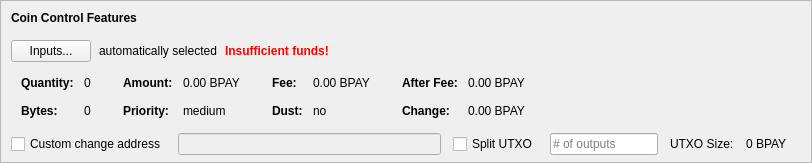
    <widget class="QFrame" name="frameCoinControl">
     <property name="sizePolicy">
      <sizepolicy hsizetype="Expanding" vsizetype="Expanding">
       <horstretch>0</horstretch>
       <verstretch>0</verstretch>
      </sizepolicy>
     </property>
     <property name="maximumSize">
      <size>
       <width>16777215</width>
       <height>16777215</height>
      </size>
     </property>
     <property name="frameShape">
      <enum>QFrame::StyledPanel</enum>
     </property>
     <property name="frameShadow">
      <enum>QFrame::Sunken</enum>
     </property>
     <layout class="QVBoxLayout" name="verticalLayoutCoinControl2">
      <property name="spacing">
       <number>0</number>
      </property>
      <property name="leftMargin">
       <number>0</number>
      </property>
      <property name="topMargin">
       <number>0</number>
      </property>
      <property name="rightMargin">
       <number>0</number>
      </property>
      <property name="bottomMargin">
       <number>6</number>
      </property>
      <item>
       <layout class="QVBoxLayout" name="verticalLayoutCoinControl" stretch="0,0,0,0,1">
        <property name="spacing">
         <number>0</number>
        </property>
        <property name="leftMargin">
         <number>10</number>
        </property>
        <property name="topMargin">
         <number>10</number>
        </property>
        <item>
         <layout class="QHBoxLayout" name="horizontalLayoutCoinControl1">
          <property name="bottomMargin">
           <number>15</number>
          </property>
          <item>
           <widget class="QLabel" name="labelCoinControlFeatures">
            <property name="sizePolicy">
             <sizepolicy hsizetype="Preferred" vsizetype="Maximum">
              <horstretch>0</horstretch>
              <verstretch>0</verstretch>
             </sizepolicy>
            </property>
            <property name="font">
             <font>
              <weight>75</weight>
              <bold>true</bold>
             </font>
            </property>
            <property name="styleSheet">
             <string notr="true">font-weight:bold;</string>
            </property>
            <property name="text">
             <string>Coin Control Features</string>
            </property>
           </widget>
          </item>
         </layout>
        </item>
        <item>
         <layout class="QHBoxLayout" name="horizontalLayoutCoinControl2" stretch="0,0,0,0">
          <property name="spacing">
           <number>8</number>
          </property>
          <property name="bottomMargin">
           <number>10</number>
          </property>
          <item>
           <widget class="QPushButton" name="pushButtonCoinControl">
            <property name="styleSheet">
             <string notr="true"/>
            </property>
            <property name="text">
             <string>Inputs...</string>
            </property>
            <property name="autoDefault">
             <bool>false</bool>
            </property>
           </widget>
          </item>
          <item>
           <widget class="QLabel" name="labelCoinControlAutomaticallySelected">
            <property name="text">
             <string>automatically selected</string>
            </property>
            <property name="margin">
             <number>5</number>
            </property>
           </widget>
          </item>
          <item>
           <widget class="QLabel" name="labelCoinControlInsuffFunds">
            <property name="font">
             <font>
              <weight>75</weight>
              <bold>true</bold>
             </font>
            </property>
            <property name="styleSheet">
             <string notr="true">color:red;font-weight:bold;</string>
            </property>
            <property name="text">
             <string>Insufficient funds!</string>
            </property>
            <property name="margin">
             <number>5</number>
            </property>
           </widget>
          </item>
          <item>
           <spacer name="horizontalSpacerCoinControl">
            <property name="orientation">
             <enum>Qt::Horizontal</enum>
            </property>
            <property name="sizeHint" stdset="0">
             <size>
              <width>40</width>
              <height>1</height>
             </size>
            </property>
           </spacer>
          </item>
         </layout>
        </item>
        <item>
         <widget class="QWidget" name="widgetCoinControl" native="true">
          <property name="sizePolicy">
           <sizepolicy hsizetype="Preferred" vsizetype="Preferred">
            <horstretch>0</horstretch>
            <verstretch>0</verstretch>
           </sizepolicy>
          </property>
          <property name="minimumSize">
           <size>
            <width>0</width>
            <height>0</height>
           </size>
          </property>
          <property name="styleSheet">
           <string notr="true"/>
          </property>
          <layout class="QHBoxLayout" name="horizontalLayoutCoinControl5">
           <property name="leftMargin">
            <number>0</number>
           </property>
           <property name="topMargin">
            <number>0</number>
           </property>
           <property name="rightMargin">
            <number>0</number>
           </property>
           <property name="bottomMargin">
            <number>0</number>
           </property>
           <item>
            <layout class="QHBoxLayout" name="horizontalLayoutCoinControl3" stretch="0,0,0,1">
             <property name="spacing">
              <number>20</number>
             </property>
             <property name="topMargin">
              <number>0</number>
             </property>
             <property name="bottomMargin">
              <number>10</number>
             </property>
             <item>
              <layout class="QFormLayout" name="formLayoutCoinControl1">
               <property name="horizontalSpacing">
                <number>10</number>
               </property>
               <property name="verticalSpacing">
                <number>14</number>
               </property>
               <property name="leftMargin">
                <number>10</number>
               </property>
               <property name="topMargin">
                <number>4</number>
               </property>
               <property name="rightMargin">
                <number>6</number>
               </property>
               <item row="0" column="0">
                <widget class="QLabel" name="labelCoinControlQuantityText">
                 <property name="font">
                  <font>
                   <weight>75</weight>
                   <bold>true</bold>
                  </font>
                 </property>
                 <property name="text">
                  <string>Quantity:</string>
                 </property>
                 <property name="margin">
                  <number>0</number>
                 </property>
                </widget>
               </item>
               <item row="0" column="1">
                <widget class="QLabel" name="labelCoinControlQuantity">
                 <property name="cursor">
                  <cursorShape>IBeamCursor</cursorShape>
                 </property>
                 <property name="contextMenuPolicy">
                  <enum>Qt::ActionsContextMenu</enum>
                 </property>
                 <property name="text">
                  <string notr="true">0</string>
                 </property>
                 <property name="margin">
                  <number>0</number>
                 </property>
                 <property name="textInteractionFlags">
                  <set>Qt::LinksAccessibleByMouse|Qt::TextSelectableByKeyboard|Qt::TextSelectableByMouse</set>
                 </property>
                </widget>
               </item>
               <item row="1" column="0">
                <widget class="QLabel" name="labelCoinControlBytesText">
                 <property name="font">
                  <font>
                   <weight>75</weight>
                   <bold>true</bold>
                  </font>
                 </property>
                 <property name="text">
                  <string>Bytes:</string>
                 </property>
                </widget>
               </item>
               <item row="1" column="1">
                <widget class="QLabel" name="labelCoinControlBytes">
                 <property name="cursor">
                  <cursorShape>IBeamCursor</cursorShape>
                 </property>
                 <property name="contextMenuPolicy">
                  <enum>Qt::ActionsContextMenu</enum>
                 </property>
                 <property name="text">
                  <string notr="true">0</string>
                 </property>
                 <property name="textInteractionFlags">
                  <set>Qt::LinksAccessibleByMouse|Qt::TextSelectableByKeyboard|Qt::TextSelectableByMouse</set>
                 </property>
                </widget>
               </item>
              </layout>
             </item>
             <item>
              <layout class="QFormLayout" name="formLayoutCoinControl2">
               <property name="horizontalSpacing">
                <number>10</number>
               </property>
               <property name="verticalSpacing">
                <number>14</number>
               </property>
               <property name="leftMargin">
                <number>6</number>
               </property>
               <property name="topMargin">
                <number>4</number>
               </property>
               <property name="rightMargin">
                <number>6</number>
               </property>
               <item row="0" column="0">
                <widget class="QLabel" name="labelCoinControlAmountText">
                 <property name="font">
                  <font>
                   <weight>75</weight>
                   <bold>true</bold>
                  </font>
                 </property>
                 <property name="text">
                  <string>Amount:</string>
                 </property>
                 <property name="margin">
                  <number>0</number>
                 </property>
                </widget>
               </item>
               <item row="0" column="1">
                <widget class="QLabel" name="labelCoinControlAmount">
                 <property name="cursor">
                  <cursorShape>IBeamCursor</cursorShape>
                 </property>
                 <property name="contextMenuPolicy">
                  <enum>Qt::ActionsContextMenu</enum>
                 </property>
                 <property name="text">
                  <string notr="true">0.00 BPAY</string>
                 </property>
                 <property name="textInteractionFlags">
                  <set>Qt::LinksAccessibleByMouse|Qt::TextSelectableByKeyboard|Qt::TextSelectableByMouse</set>
                 </property>
                </widget>
               </item>
               <item row="1" column="0">
                <widget class="QLabel" name="labelCoinControlPriorityText">
                 <property name="font">
                  <font>
                   <weight>75</weight>
                   <bold>true</bold>
                  </font>
                 </property>
                 <property name="text">
                  <string>Priority:</string>
                 </property>
                </widget>
               </item>
               <item row="1" column="1">
                <widget class="QLabel" name="labelCoinControlPriority">
                 <property name="cursor">
                  <cursorShape>IBeamCursor</cursorShape>
                 </property>
                 <property name="contextMenuPolicy">
                  <enum>Qt::ActionsContextMenu</enum>
                 </property>
                 <property name="text">
                  <string>medium</string>
                 </property>
                 <property name="textInteractionFlags">
                  <set>Qt::LinksAccessibleByMouse|Qt::TextSelectableByKeyboard|Qt::TextSelectableByMouse</set>
                 </property>
                </widget>
               </item>
              </layout>
             </item>
             <item>
              <layout class="QFormLayout" name="formLayoutCoinControl3">
               <property name="horizontalSpacing">
                <number>10</number>
               </property>
               <property name="verticalSpacing">
                <number>14</number>
               </property>
               <property name="leftMargin">
                <number>6</number>
               </property>
               <property name="topMargin">
                <number>4</number>
               </property>
               <property name="rightMargin">
                <number>6</number>
               </property>
               <item row="0" column="0">
                <widget class="QLabel" name="labelCoinControlFeeText">
                 <property name="font">
                  <font>
                   <weight>75</weight>
                   <bold>true</bold>
                  </font>
                 </property>
                 <property name="text">
                  <string>Fee:</string>
                 </property>
                 <property name="margin">
                  <number>0</number>
                 </property>
                </widget>
               </item>
               <item row="0" column="1">
                <widget class="QLabel" name="labelCoinControlFee">
                 <property name="cursor">
                  <cursorShape>IBeamCursor</cursorShape>
                 </property>
                 <property name="contextMenuPolicy">
                  <enum>Qt::ActionsContextMenu</enum>
                 </property>
                 <property name="text">
                  <string notr="true">0.00 BPAY</string>
                 </property>
                 <property name="textInteractionFlags">
                  <set>Qt::LinksAccessibleByMouse|Qt::TextSelectableByKeyboard|Qt::TextSelectableByMouse</set>
                 </property>
                </widget>
               </item>
               <item row="1" column="0">
                <widget class="QLabel" name="labelCoinControlLowOutputText">
                 <property name="font">
                  <font>
                   <weight>75</weight>
                   <bold>true</bold>
                  </font>
                 </property>
                 <property name="text">
                  <string>Dust:</string>
                 </property>
                </widget>
               </item>
               <item row="1" column="1">
                <widget class="QLabel" name="labelCoinControlLowOutput">
                 <property name="cursor">
                  <cursorShape>IBeamCursor</cursorShape>
                 </property>
                 <property name="contextMenuPolicy">
                  <enum>Qt::ActionsContextMenu</enum>
                 </property>
                 <property name="text">
                  <string>no</string>
                 </property>
                 <property name="textInteractionFlags">
                  <set>Qt::LinksAccessibleByMouse|Qt::TextSelectableByKeyboard|Qt::TextSelectableByMouse</set>
                 </property>
                </widget>
               </item>
              </layout>
             </item>
             <item>
              <layout class="QFormLayout" name="formLayoutCoinControl4">
               <property name="horizontalSpacing">
                <number>10</number>
               </property>
               <property name="verticalSpacing">
                <number>14</number>
               </property>
               <property name="leftMargin">
                <number>6</number>
               </property>
               <property name="topMargin">
                <number>4</number>
               </property>
               <property name="rightMargin">
                <number>6</number>
               </property>
               <item row="0" column="0">
                <widget class="QLabel" name="labelCoinControlAfterFeeText">
                 <property name="font">
                  <font>
                   <weight>75</weight>
                   <bold>true</bold>
                  </font>
                 </property>
                 <property name="text">
                  <string>After Fee:</string>
                 </property>
                 <property name="margin">
                  <number>0</number>
                 </property>
                </widget>
               </item>
               <item row="0" column="1">
                <widget class="QLabel" name="labelCoinControlAfterFee">
                 <property name="cursor">
                  <cursorShape>IBeamCursor</cursorShape>
                 </property>
                 <property name="contextMenuPolicy">
                  <enum>Qt::ActionsContextMenu</enum>
                 </property>
                 <property name="text">
                  <string notr="true">0.00 BPAY</string>
                 </property>
                 <property name="textInteractionFlags">
                  <set>Qt::LinksAccessibleByMouse|Qt::TextSelectableByKeyboard|Qt::TextSelectableByMouse</set>
                 </property>
                </widget>
               </item>
               <item row="1" column="0">
                <widget class="QLabel" name="labelCoinControlChangeText">
                 <property name="font">
                  <font>
                   <weight>75</weight>
                   <bold>true</bold>
                  </font>
                 </property>
                 <property name="text">
                  <string>Change:</string>
                 </property>
                </widget>
               </item>
               <item row="1" column="1">
                <widget class="QLabel" name="labelCoinControlChange">
                 <property name="cursor">
                  <cursorShape>IBeamCursor</cursorShape>
                 </property>
                 <property name="contextMenuPolicy">
                  <enum>Qt::ActionsContextMenu</enum>
                 </property>
                 <property name="text">
                  <string notr="true">0.00 BPAY</string>
                 </property>
                 <property name="textInteractionFlags">
                  <set>Qt::LinksAccessibleByMouse|Qt::TextSelectableByKeyboard|Qt::TextSelectableByMouse</set>
                 </property>
                </widget>
               </item>
              </layout>
             </item>
            </layout>
           </item>
          </layout>
         </widget>
        </item>
        <item>
         <layout class="QHBoxLayout" name="horizontalLayoutCoinControl4" stretch="0,0,0,0,0,0,0">
          <property name="spacing">
           <number>12</number>
          </property>
          <property name="sizeConstraint">
           <enum>QLayout::SetDefaultConstraint</enum>
          </property>
          <property name="topMargin">
           <number>5</number>
          </property>
          <property name="rightMargin">
           <number>5</number>
          </property>
          <item>
           <widget class="QCheckBox" name="checkBoxCoinControlChange">
            <property name="toolTip">
             <string>If this is activated, but the change address is empty or invalid, change will be sent to a newly generated address.</string>
            </property>
            <property name="text">
             <string>Custom change address</string>
            </property>
           </widget>
          </item>
          <item>
           <widget class="QValidatedLineEdit" name="lineEditCoinControlChange">
            <property name="enabled">
             <bool>false</bool>
            </property>
            <property name="sizePolicy">
             <sizepolicy hsizetype="Expanding" vsizetype="Fixed">
              <horstretch>0</horstretch>
              <verstretch>0</verstretch>
             </sizepolicy>
            </property>
           </widget>
          </item>
          <item>
           <widget class="QCheckBox" name="splitBlockCheckBox">
            <property name="text">
             <string>Split UTXO</string>
            </property>
           </widget>
          </item>
          <item>
           <widget class="QLineEdit" name="splitBlockLineEdit">
            <property name="sizePolicy">
             <sizepolicy hsizetype="Fixed" vsizetype="Fixed">
              <horstretch>50</horstretch>
              <verstretch>0</verstretch>
             </sizepolicy>
            </property>
            <property name="placeholderText">
             <string># of outputs</string>
            </property>
           </widget>
          </item>
          <item>
           <widget class="QLabel" name="labelBlockSizeText">
            <property name="text">
             <string>UTXO Size:</string>
            </property>
           </widget>
          </item>
          <item>
           <widget class="QLabel" name="labelBlockSize">
            <property name="text">
             <string>0 BPAY</string>
            </property>
           </widget>
          </item>
          <item>
           <widget class="QLabel" name="labelCoinControlChangeLabel">
            <property name="sizePolicy">
             <sizepolicy hsizetype="Preferred" vsizetype="Expanding">
              <horstretch>0</horstretch>
              <verstretch>0</verstretch>
             </sizepolicy>
            </property>
            <property name="minimumSize">
             <size>
              <width>0</width>
              <height>0</height>
             </size>
            </property>
            <property name="text">
             <string/>
            </property>
            <property name="margin">
             <number>3</number>
            </property>
           </widget>
          </item>
         </layout>
        </item>
        <item>
         <spacer name="verticalSpacerCoinControl">
          <property name="orientation">
           <enum>Qt::Vertical</enum>
          </property>
          <property name="sizeHint" stdset="0">
           <size>
            <width>800</width>
            <height>1</height>
           </size>
          </property>
         </spacer>
        </item>
       </layout>
      </item>
     </layout>
    </widget>
